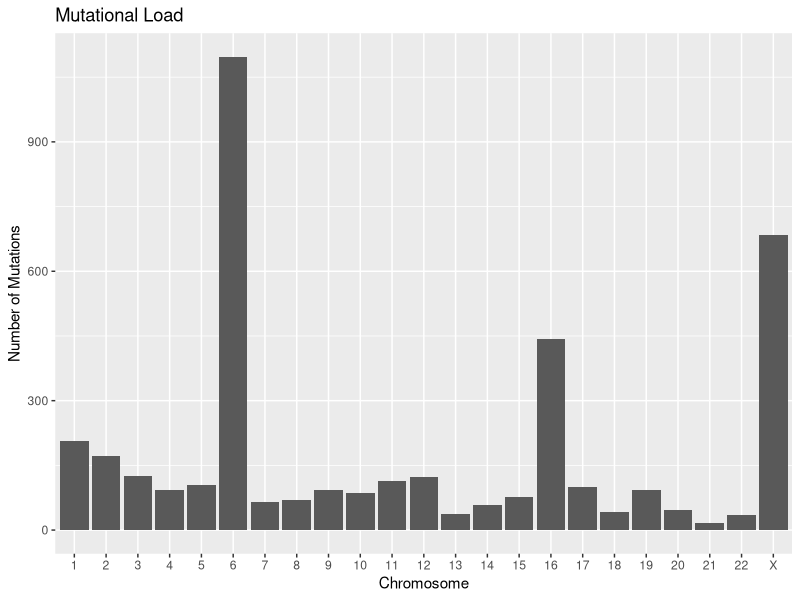
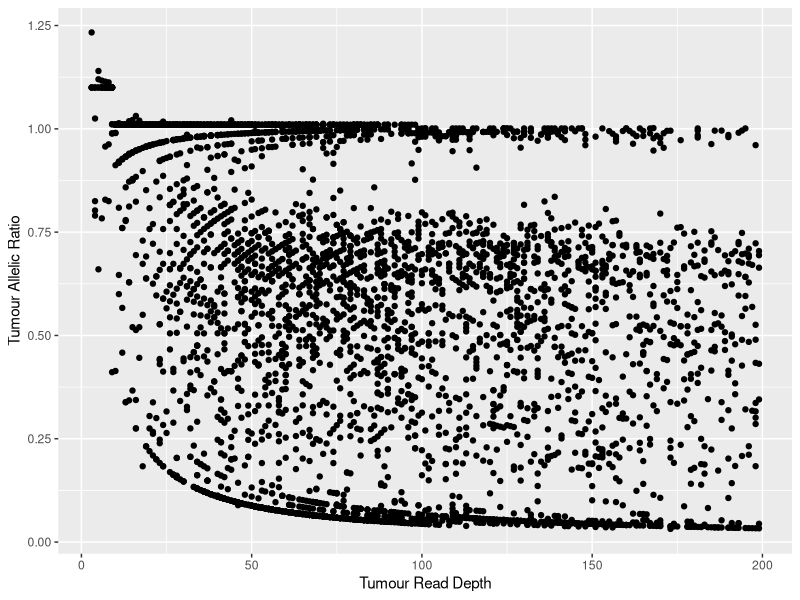
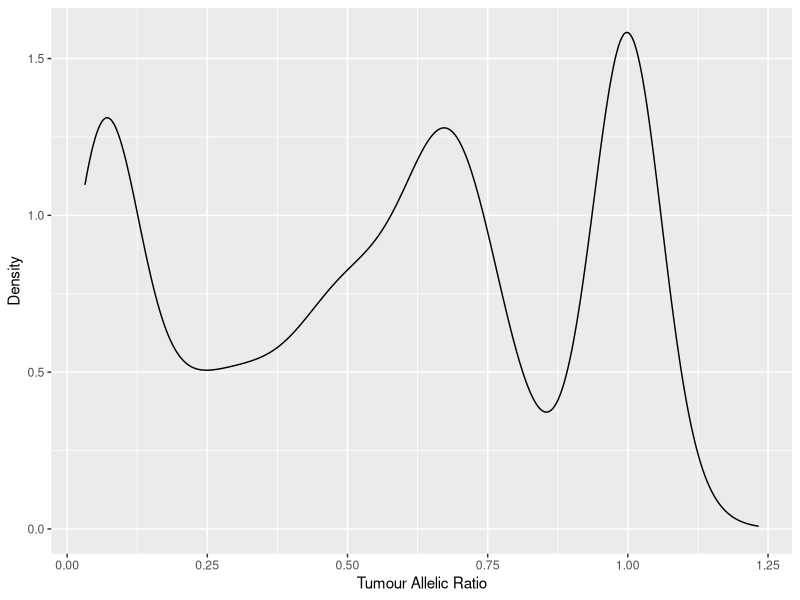
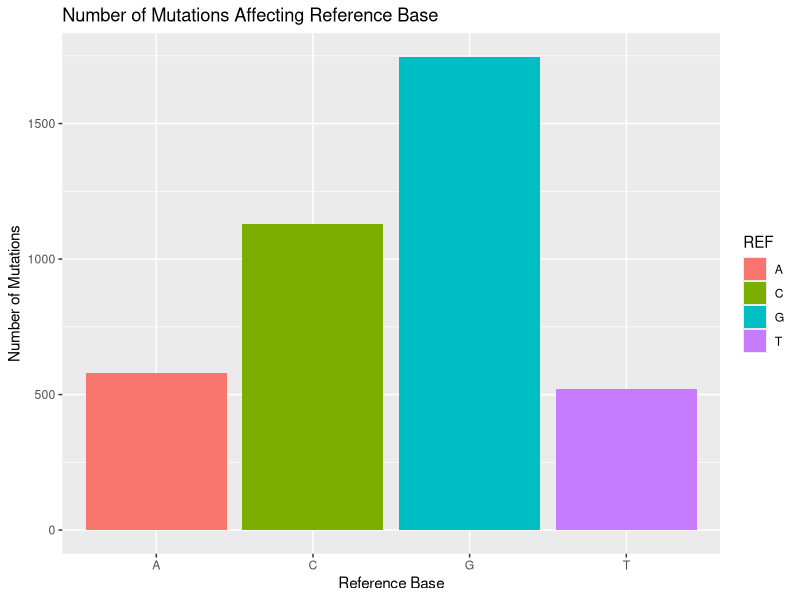
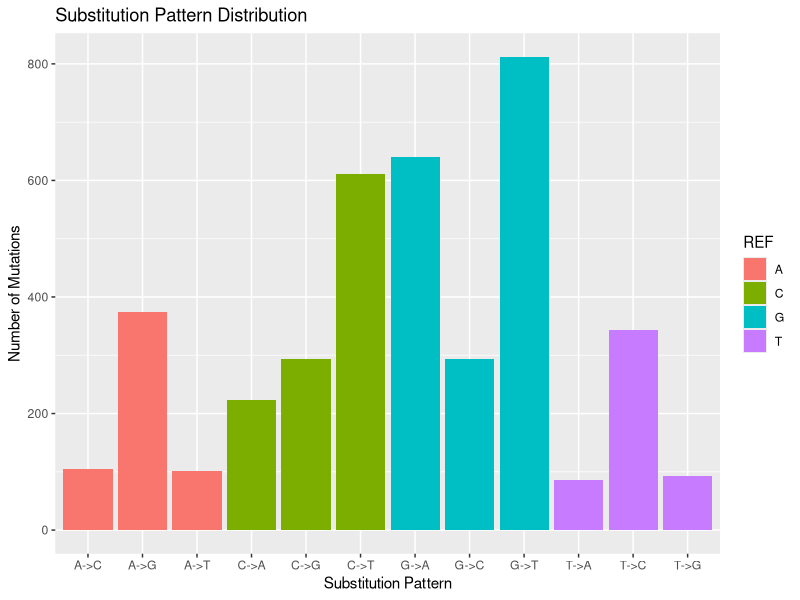
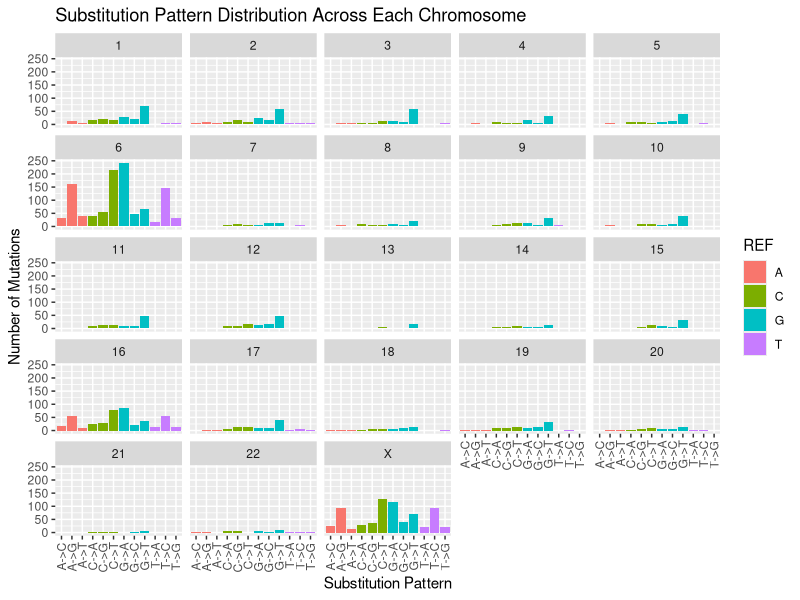
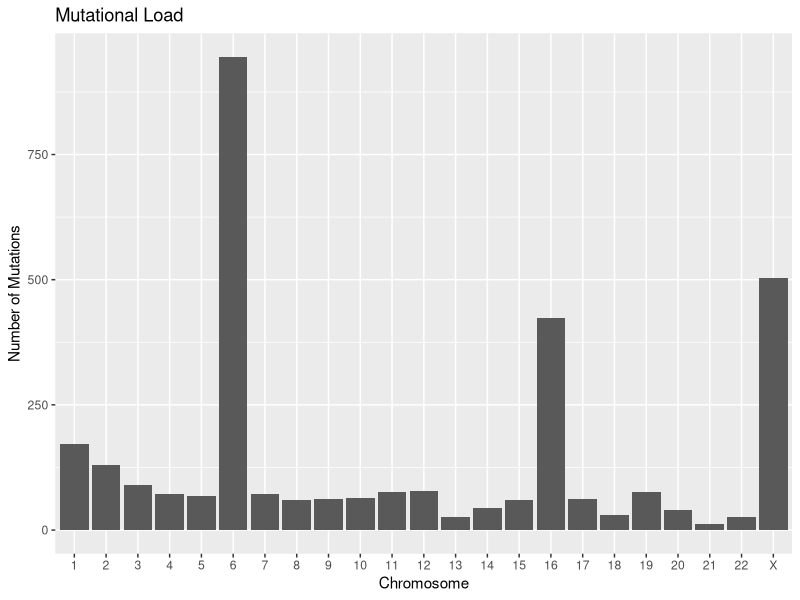
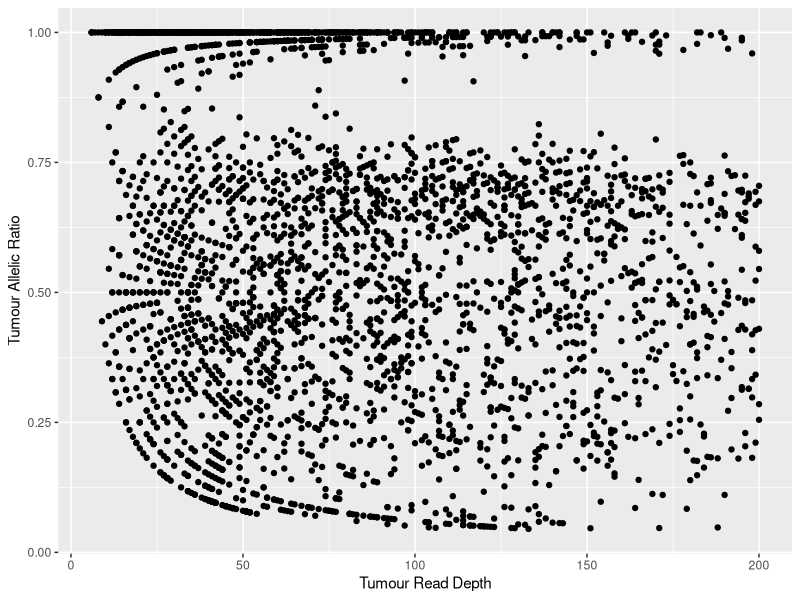

Generate these figures, in order, with R:
## ---- chunk 1
library("data.table")
library("ggplot2")
library("plyr")
library("dplyr")
library("stringr")
## ---- chunk 2
strelkaDt <- fread("HCC1395.strelka.full.txt", header = T)

# rename columns so easier to reference later on
setnames(strelkaDt, "#CHROM", "CHROM")
setnames(strelkaDt, colnames(strelkaDt), gsub("GEN\\[0\\]", "normal", colnames(strelkaDt)))
setnames(strelkaDt, colnames(strelkaDt), gsub("GEN\\[1\\]", "tumour", colnames(strelkaDt)))

# convert CHROM variable in an ordered factor
strelkaDt <- strelkaDt[, CHROM := factor(CHROM, levels = c(1:22, "X"))]

# Converting QSS scores to probability
strelkaDt <- strelkaDt[, QSS_prob := round(1-10^(-QSS_NT/10), 3)]

# Generating allelic ratios 
# Strelka returns the number of reads in tier1 and tier2 for each base
# We need to parse this information to retrieve the tumour read depth for the 
# most probable variant allele at this position
tumour.AU.tier1 <- str_split(strelkaDt[, tumour.AU], ",") %>%
  lapply("[[", 1) %>%
  unlist %>%
  as.numeric

tumour.CU.tier1 <- str_split(strelkaDt[, tumour.CU], ",") %>%
  lapply("[[", 1) %>%
  unlist %>%
  as.numeric

tumour.GU.tier1 <- str_split(strelkaDt[, tumour.GU], ",") %>%
  lapply("[[", 1) %>%
  unlist %>%
  as.numeric

tumour.TU.tier1 <- str_split(strelkaDt[, tumour.TU], ",") %>%
  lapply("[[", 1) %>%
  unlist %>%
  as.numeric

strelkaDt <- strelkaDt[, tumour.AU := tumour.AU.tier1]
strelkaDt <- strelkaDt[, tumour.CU := tumour.CU.tier1]
strelkaDt <- strelkaDt[, tumour.GU := tumour.GU.tier1]
strelkaDt <- strelkaDt[, tumour.TU := tumour.TU.tier1]
strelkaDt <- strelkaDt[ALT == "A", tumour.AR := tumour.AU / tumour.DP]
strelkaDt <- strelkaDt[ALT == "C", tumour.AR := tumour.CU / tumour.DP]
strelkaDt <- strelkaDt[ALT == "G", tumour.AR := tumour.GU / tumour.DP]
strelkaDt <- strelkaDt[ALT == "T", tumour.AR := tumour.TU / tumour.DP]

# apply the following filters:
# 1) only consider autosome chromosomes
# 2) remove outlier high-coverage positions
# 3) multiple variant allele positions are ignored for simplicity
strelkaDt.filtered <- strelkaDt %>%
  filter(CHROM %in% c(1:22, "X")) %>%
  filter(tumour.DP < 200) %>%
  filter(ALT %in% c("A", "C", "T", "G")) 
## ---- chunk 3
strelkaDt.filtered %>%
  ggplot(aes(x = CHROM)) +
  geom_bar() +
  xlab("Chromosome") + 
  ylab("Number of Mutations") +
  ggtitle("Mutational Load")
## ---- chunk 4
strelkaDt.filtered %>%
  ggplot(aes(x = tumour.DP, y = tumour.AR)) +
  geom_point() +
  xlab("Tumour Read Depth") +
  ylab("Tumour Allelic Ratio")

strelkaDt.filtered %>%
  ggplot(aes(x = tumour.AR)) +
  geom_density() +
  xlab("Tumour Allelic Ratio") +
  ylab("Density")
## ---- chunk 5
strelkaDt.filtered %>%
  ggplot(aes(x = REF, fill = REF)) +
  geom_bar() + 
  xlab("Reference Base") + 
  ylab("Number of Mutations") +
  ggtitle("Number of Mutations Affecting Reference Base")
## ---- chunk 6
strelkaDt.filtered %>%
  mutate(subPattern = str_c(REF, "->", ALT)) %>%
  ggplot(aes(x = subPattern, fill = REF)) +
  geom_bar() + 
  xlab("Substitution Pattern") + 
  ylab("Number of Mutations") +
  ggtitle("Substitution Pattern Distribution")
## ---- chunk 7
strelkaDt.filtered %>%
  mutate(subPattern = str_c(REF, "->", ALT)) %>%
  ggplot(aes(x = subPattern, fill = REF)) +
  geom_bar() + 
  facet_wrap(~ CHROM) +
  theme( axis.text.x = element_text(angle = 90, hjust = 1, vjust = 0.5)) +
  xlab("Substitution Pattern") + 
  ylab("Number of Mutations") +
  ggtitle("Substitution Pattern Distribution Across Each Chromosome")
## ---- chunk 8
museqDt <- fread("HCC1395.museq.full.txt", header = TRUE)
setnames(museqDt, "#CHROM", "CHROM")
museqDt <- museqDt[, CHROM := factor(CHROM, levels = c(1:22, "X"))]
museqDt <- museqDt %>%
  mutate(TA.AR = TA / (TR + TA),
         T.DP = TR + TA )

museqDt.filtered <- museqDt %>%
  filter(CHROM %in% c(1:22, "X")) %>%
  filter(T.DP <= 200) %>%
  filter(ALT %in% c("A", "C", "T", "G")) 
## ---- chunk 9
museqDt.filtered %>%
  ggplot(aes(x = CHROM)) +
  geom_bar() +
  xlab("Chromosome") + 
  ylab("Number of Mutations") +
  ggtitle("Mutational Load")
## ---- chunk 10
museqDt.filtered %>%
  ggplot(aes(x = T.DP, y = TA.AR)) +
  geom_point() +
  xlab("Tumour Read Depth") +
  ylab("Tumour Allelic Ratio")

museqDt.filtered %>%
  ggplot(aes(x = TA.AR)) +
  geom_density() +
  xlab("Tumour Allelic Ratio") +
  ylab("Density")
## ---- chunk 11
museqDt.filtered %>%
  ggplot(aes(x = REF, fill = REF)) +
  geom_bar() + 
  xlab("Reference Base") + 
  ylab("Number of Mutations") +
  ggtitle("Number of Mutations Affecting Reference Base")
## ---- chunk 12
museqDt.filtered %>%
  mutate(subPattern = str_c(REF, "->", ALT)) %>%
  ggplot(aes(x = subPattern, fill = REF)) +
  geom_bar() + 
  xlab("Substitution Pattern") + 
  ylab("Number of Mutations") +
  ggtitle("Substitution Pattern Distribution")
## ---- chunk 13
museqDt.filtered %>%
  mutate(subPattern = str_c(REF, "->", ALT)) %>%
  ggplot(aes(x = subPattern, fill = REF)) +
  geom_bar() + 
  facet_wrap(~ CHROM) +
  theme( axis.text.x = element_text(angle = 90, hjust = 1, vjust = 0.5)) +
  xlab("Substitution Pattern") + 
  ylab("Number of Mutations") +
  ggtitle("Substitution Pattern Distribution Across Each Chromosome")
## ---- chunk 14
TC.levels <- museqDt.filtered %>%
  arrange(REF, ALT, TC) %>% 
  select(TC) %>%
  distinct %>%
  .$TC

museqDt.filtered %>%
  ggplot(aes(x = factor(TC, levels = TC.levels), fill = REF)) +
  geom_bar() +
  theme( axis.text.x = element_text(angle = 90, hjust = 1, vjust = 0.5)) +
  xlab("Trinucleotide Context") +
  ylab("Number of Mutations")
